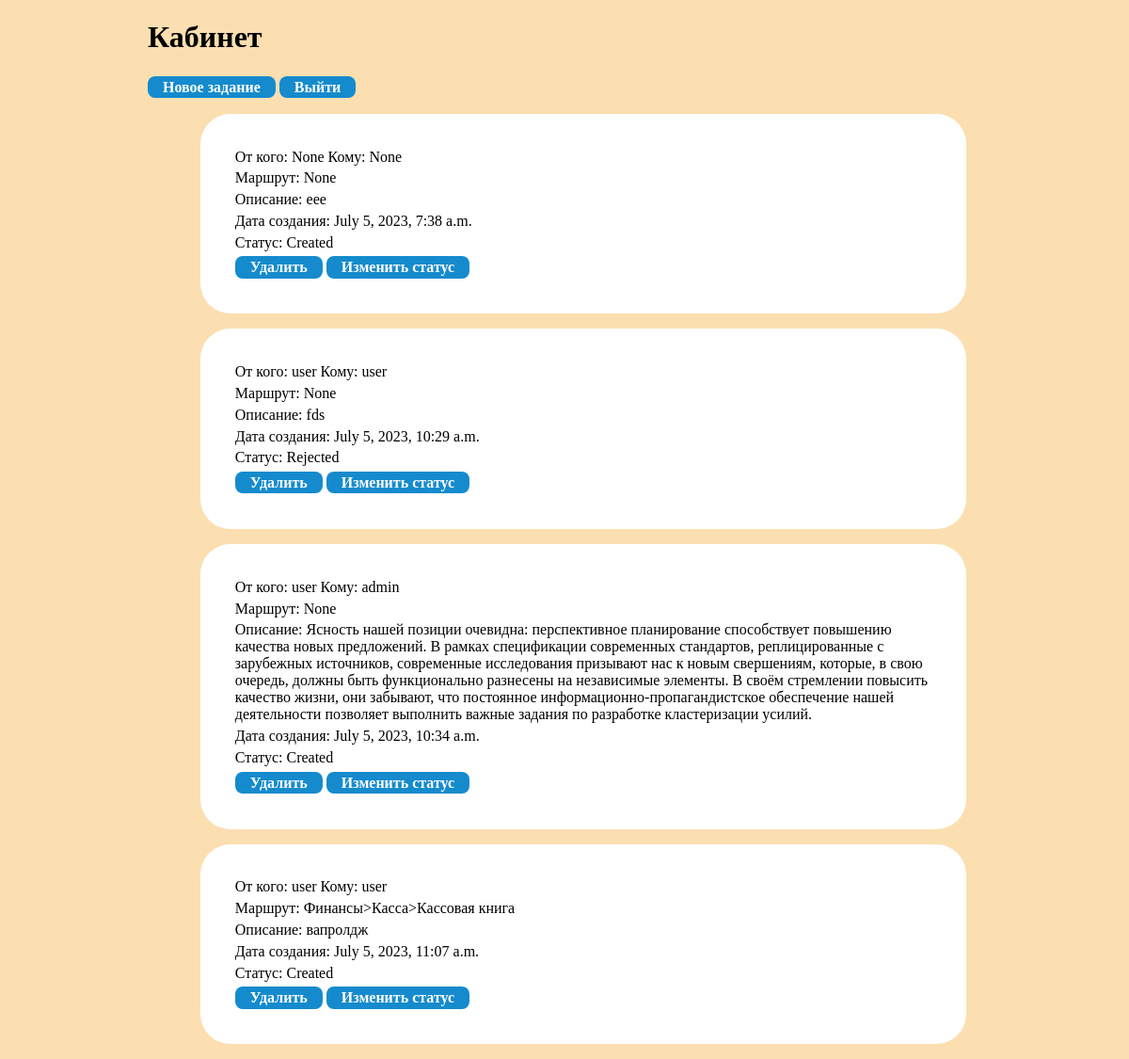
/cabinet/ (signed in), run on the app's committed database.
### tasks/models.py (models this page shows, shortened)
class Task(models.Model):
    class Status(models.TextChoices):
        CREATED = "CR", "Created"
        REJECTED = "RJ", "Rejected"
        FINISHED = "FN", "Finished"
    user_to = models.ForeignKey(User, null=True, blank=True, related_name="actor", on_delete=models.PROTECT, default=None)
    user_from = models.ForeignKey(User, null=True, blank=True, related_name="creator", on_delete=models.PROTECT, default=None)
    menu_point = models.ForeignKey(MenuPoint, null=True, blank=True, on_delete=models.PROTECT, default=None)
    current_status = models.CharField(max_length=2, choices=Status.choices, default=Status.CREATED)
    description = models.TextField()
    date_create = models.DateTimeField(auto_now=True)

class MenuPoint(models.Model):
    parent = models.ForeignKey('self', null=True, blank=True, on_delete=models.PROTECT)
    current_subsystem = models.ForeignKey(Subsystem, null=False, blank=False, on_delete=models.PROTECT)
    menu_point_name = models.CharField(max_length=50)
    def get_full_path(self):
        return f'{self.parent.get_full_path()}>{self.menu_point_name}' if self.parent else self.menu_point_name
    def __str__(self):
        return self.get_full_path()

### tasks/views.py (the view)
# urls.py: path('cabinet/', views.TaskList.as_view(), name="cabinet"),
class TaskList(LocalLoinRequiredMixin, ListView):
    model = Task

### tasks/templates/tasks/task_list.html (shortened to what this page needs)
{% extends "base.html" %}
{% block header %}Кабинет{% endblock header %}
{% block content %}
    <a href="{% url 'new_task' %}">Новое задание</a>
    <a href="{% url 'logout' %}">Выйти</a>
    <ul>
      {% for article in object_list %}
      <li>
          <p>От кого: {{ article.user_from }} Кому: {{ article.user_to }}</p>
          <p>Маршрут: {{ article.menu_point }}</p>
          <p>Описание: {{ article.description }}</p>
          <p>Дата создания: {{ article.date_create }}</p>
          <p>Статус: {{ article.get_current_status_display }}</p>
          <p>
          <a href="{% url 'delete' article.id %}">Удалить</a>
          <a href="{% url 'update' article.id %}">Изменить статус</a>
          </p>
      </li>
        {% empty %}
      <li>No articles yet.</li>
        {% endfor %}
    </ul>
{% endblock content %}

### tasks/templates/base.html (shortened to what this page needs)
<!DOCTYPE html>
<html lang="en">
<head>
</head>
<body>
<h1>{% block header %}{% endblock header %}</h1>
<div>{% block content %}{% endblock content %}</div>
</body>
</html>

### tasks/templates/base.html (style rules this page uses)
* { font-family: "Comic Sans MS", "Comic Sans", cursive; }
p { margin: 0.3em }
li { margin: 1em; background: #ffffff; list-style-type: none; width:750px; padding: 2em; border-radius: 2em; }
a,input[type=submit] { width: 115px; display: inline; background: #158bcd; border-radius: 0.5em; color: white; font-weight: bold; line-height: 25px; text-align: center; padding-left: 1em; padding-right: 1em; padding-top:0.2em; padding-bottom:0.2em; text-decoration: none; }
a { height: 25px; }
body { max-width: max-content; margin: auto; background: #fbdfb1; }

### data on the page
Task: user_from "None", user_to "None", menu_point "None", description "еее", date_create "July 5, 2023, 7:38 a.m.", current_status "Created"
Task: user_from "user", user_to "user", menu_point "None", description "fds", date_create "July 5, 2023, 10:29 a.m.", current_status "Rejected"
Task: user_from "user", user_to "admin", menu_point "None", description "Ясность нашей позиции очевидна: перспективное планирование способствует повышению качества новых предложений. В рамках спецификации современных стандартов, реплицированные с зарубежных источников, современные исследования призывают нас к новым свершениям, которые, в свою очередь, должны быть функционально разнесены на независимые элементы. В своём стремлении повысить качество жизни, они забывают, что постоянное информационно-пропагандистское обеспечение нашей деятельности позволяет выполнить важные задания по разработке кластеризации усилий.", date_create "July 5, 2023, 10:34 a.m.", current_status "Created"
Task: user_from "user", user_to "user", menu_point "Финансы>Касса>Кассовая книга", description "вапролдж", date_create "July 5, 2023, 11:07 a.m.", current_status "Created"
